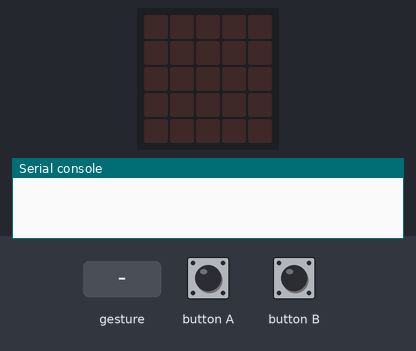
A program run on a simulated BBC micro:bit running MicroPython. On the bench: the board's 5×5 LED display, the last lines printed to the serial console. Inputs (shaded band) come from the test bench. No radio messages arrive unless stated (any console line starting 'radio sent:' is added by the test bench); a tilt is held for 1.5 s and a shake lasts 1 s, then the board lies face up again.

Above: at 1.2 s.
1.3 s: gesture 'shake'
At 2.0 s:
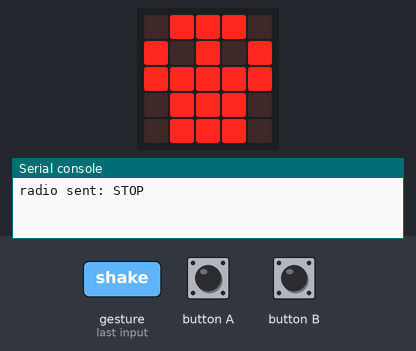
3.0 s: gesture 'left'
At 4.3 s:
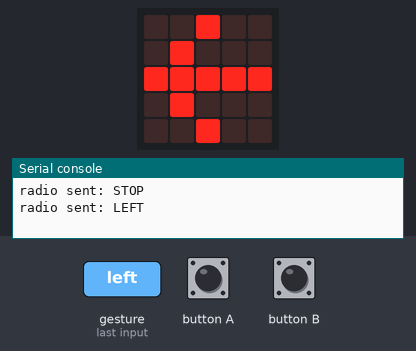
4.6 s: gesture 'right'
At 5.5 s:
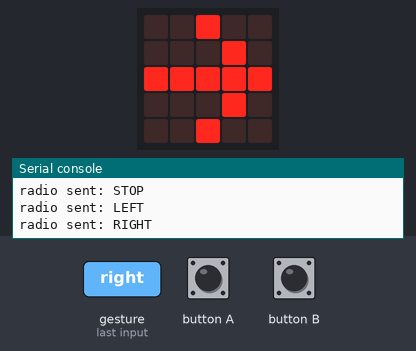
6.1 s: gesture 'down'
At 6.9 s:
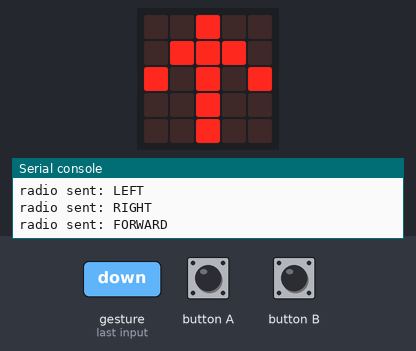
7.7 s: gesture 'up'
At 9.0 s:
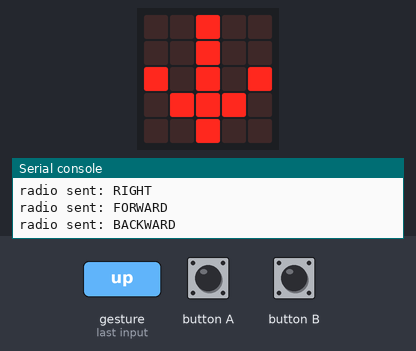
Timing chart, 0 to 10.2 s (numbered marks = the images above; inputs shaded):
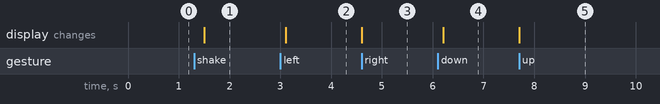

Measured:
- after the input at 1.3 s, the display: changes after 0.20 s (image 1)
- after the input at 3.0 s, the display: changes after 0.11 s (image 2)
- after the input at 4.6 s, the display: changes at once (image 3)
- after the input at 6.1 s, the display: changes after 0.11 s (image 4)
- after the input at 7.7 s, the display: changes at once (image 5)

The program:

lesson9-controller.py
```python
# Lesson 9 - controller
# in this lesson there will be 2 parts, one part for the robot
# and one part for a remote controller (this one)
from microbit import *
import radio
import time
# motobit class, would be imported but having some issues.
class motobit:
    moto_l = 0x21
    moto_r = 0x20
    moto_on = 0x70

    def __init__(self, address=0x59):
        self.ADDR = address

    def write16(self, a, b):
        i2c.write(self.ADDR, bytes([a, b]), repeat=False)

    # True or False
    def enable(self, pwr):
        if pwr:
            self.write16(0x70, 1)
        else:
            self.write16(0x70, 0)

    # 0 for right, 1 for left, speed -127 to 127
    def set_speed(self, motor, speed):
        motor = motor + 32
        if speed >= 0:
            self.write16(motor, 128 + speed)
        else:
            speed = speed + 127
            self.write16(motor, speed)
    # left and right speeds

    def drive(self, left, right):
        self.set_speed(0, right)
        self.set_speed(1, left)

car = motobit()
radio.on()
toggle = True
while True:
    while toggle:
        if accelerometer.was_gesture('shake'):
            radio.send('STOP')
            display.show(Image.SKULL)
        elif accelerometer.was_gesture('left'):
            radio.send('LEFT')
            display.show(Image.ARROW_W)
        elif accelerometer.was_gesture('right'):
            radio.send('RIGHT')
            display.show(Image.ARROW_E)
        elif accelerometer.was_gesture('down'):
            radio.send('FORWARD')
            display.show(Image.ARROW_N)
        elif accelerometer.was_gesture('up'):
            radio.send('BACKWARD')
            display.show(Image.ARROW_S)
        if button_b.was_pressed():
            toggle = False
    if button_a.was_pressed():
        toggle = True
    time.sleep(0.01)
```
